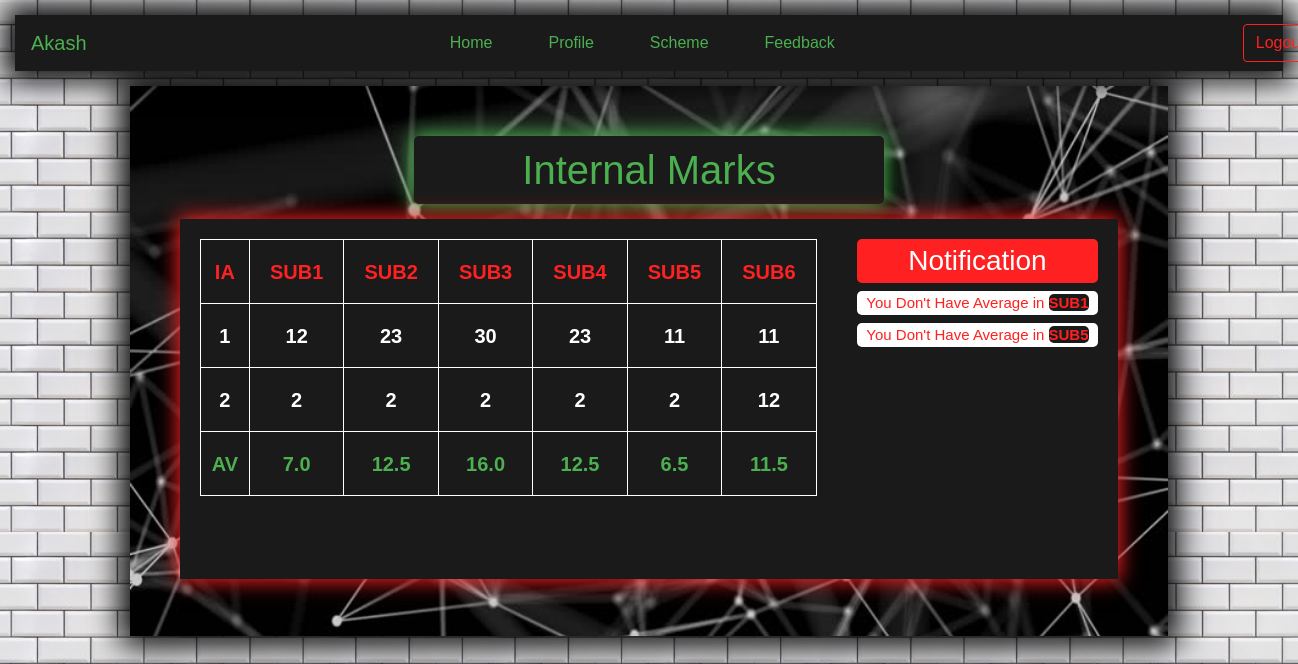
The page /welcome/student.php (signed in) on the database its author committed.
### tables this page shows
CREATE TABLE `marks` (
  `usn` varchar(11) NOT NULL,
  `ia` int(2) NOT NULL,
  `s1` int(2) NOT NULL,
  `s2` int(2) NOT NULL,
  `s3` int(2) NOT NULL,
  `s4` int(2) NOT NULL,
  `s5` int(2) NOT NULL,
  `s6` int(2) NOT NULL
);

### welcome/student.php (the view, shortened to what this page needs)
<?php
	$db = mysqli_connect('localhost', 'root', '', 'vtu');
	$usn = $_SESSION['username'];
?>
<!DOCTYPE html>
<html>
<head>
	<link href="//maxcdn.bootstrapcdn.com/bootstrap/4.1.1/css/bootstrap.min.css" rel="stylesheet" id="bootstrap-css">
	<link rel="stylesheet" href="../css/studentDash.css">
</head>
<body>
	<nav class="navbar navbar-expand-lg navbar-light bg-light ">
		<div class="head1">
			<a class="navbar-brand" href="#">
				<?php
						echo $_SESSION['n'] ;
				?>
			</a>
		</div>
		<div class="collapse navbar-collapse head2" id="navbarSupportedContent">
			<ul class="navbar-nav mr-auto">
				<li class="nav-item"><a class="nav-link link" href="student.php">Home</a></li>
				<li class="nav-item"><a class="nav-link link" href="profile/student.php">Profile</a></li>
				<li class="nav-item"><a class="nav-link link" href="scheme/sdownload.php">Scheme</a></li>
				<li class="nav-item"><a class="nav-link link" href="feedback/student.php">Feedback</a></li>
				<li class="nav-item">
					<form method="POST" action="../index.php" class="collapse navbar-collapse sform">
						<input type="submit" class="btn btn-outline-success logout my-2 my-sm-0" name="logout" value="Logout">
					</form>
				</li>
			</ul>
		</div>
	</nav>
	<?php
		$u = $_SESSION['username'];
		$q2 = "SELECT * FROM marks WHERE usn ='$u'";
		$r2 = mysqli_query($db, $q2);
		$c = mysqli_num_rows($r2);
		if($c) {
	?>
	<div class="container">
		<h1>Internal Marks</h1>
		<div class="main">
			<div class="marksTable">
				<table>
					<tr>
						<th>IA</th>
						<th>Sub1</th>
						<th>Sub2</th>
						<th>Sub3</th>
						<th>Sub4</th>
						<th>Sub5</th>
						<th>Sub6</th>
					</tr>
					<?php
						$q = "SELECT * FROM marks WHERE usn = '$usn' ";
						$r = mysqli_query($db, $q);
						$as1 = $as2 = $as3 = $as4 = $as5 = $as6 = 0;
						while ($row = mysqli_fetch_assoc($r)) {
							$ia = $row['ia'];
							$s1 = $row['s1'];
							$s2 = $row['s2'];
							$s3 = $row['s3'];
							$s4 = $row['s4'];
							$s5 = $row['s5'];
							$s6 = $row['s6'];
							global $as1,$as2,$as3,$as4,$as5,$as6;
							$as1 += $s1; $as2 += $s2; $as3 += $s3; $as4 += $s4; $as5 += $s5; $as6 += $s6;
					?>
							<tr>
								<td> <?php echo $ia; ?> </td>
								<td> <?php echo $s1; ?> </td>
								<td> <?php echo $s2; ?> </td>
								<td> <?php echo $s3; ?> </td>
								<td> <?php echo $s4; ?> </td>
								<td> <?php echo $s5; ?> </td>
								<td> <?php echo $s6; ?> </td>
							</tr>
					<?php } ?>
					<tr>
						<td class="avg">AV</td>
						<td class="avg"> <?php echo number_format((float)($as1/$c), 1, '.', ''); ?> </td>
						<td class="avg"> <?php echo number_format((float)($as2/$c), 1, '.', ''); ?> </td>
						<td class="avg"> <?php echo number_format((float)($as3/$c), 1, '.', ''); ?> </td>
						<td class="avg"> <?php echo number_format((float)($as4/$c), 1, '.', ''); ?> </td>
						<td class="avg"> <?php echo number_format((float)($as5/$c), 1, '.', ''); ?> </td>
						<td class="avg"> <?php echo number_format((float)($as6/$c), 1, '.', ''); ?> </td>
					</tr>
				</table>
					<?php } else echo "Still Marks are not entered"; ?>
			</div>
			<div class="notification">
				<h3>Notification</h3>
				<?php
					if($c) {
						$a = 0;
						if(($as1/$c) < 9){ echo "<h4> You Don't Have Average in <span>SUB1</span> </h4>"; $a++; }
						if(($as5/$c) < 9){ echo "<h4> You Don't Have Average in <span>SUB5</span> </h4>"; $a++; }
					}
				?>
			</div>
		</div>
	</div>
</body>
</html>

### css/studentDash.css (style rules this page uses)
* { font-family: sans-serif; box-sizing: border-box; outline: none; }
body { background-image: url(../image/clock.jpg); }
.navbar { background-color: #1a1a1a !important ; width: calc(100% - 30px) !important; margin: 15px auto !important; box-shadow: 0 0 30px 10px black; }
nav .navbar-brand { color: #4CAF50 !important; }
nav .head1 { width: 30% !important; }
nav .head2 { width: 70% !important; }
nav .sform { width: 0; height: 0; }
nav .nav-item { margin-left: 40px; }
nav .logout { left: 360px; top: 20px; position: relative; border: 1px solid #ff2121; color: #ff2121; }
nav .link { color: #4CAF50 !important; }
.navbar-brand { color: white !important; }
.container { width: 80%; margin: 0 auto; height: 550px; box-shadow: 0 0 30px 10px black; padding: 50px; background-image: url(../image/staff.jpg); background-size: cover; color: white; }
.container h1 { background-color: #1a1a1a; text-align: center; width: 50%; margin: 0 auto; box-shadow: 0 0 20px 3px #4CAF50; padding: 10px; color: #4CAF50; border-radius: 5px; margin-bottom: 15px; }
.marksTable { background-color: #1a1a1a; width: 70%; float: left; height: 360px; padding: 20px; }
.notification { background-color: #1a1a1a; width: 30%; float: right; height: 360px; text-align: center; padding: 20px; }
.marksTable table { border: 1px solid white; width: 100%; text-align: center; text-transform: uppercase; font-size: 20px; font-weight: bold; }
table td, th { border: 1px solid white; }
table th { color: #ff2121; }
table tr { height: calc((360px - 40px) / 5); }
table tr .avg { color: #4CAF50; }
.notification h3 { padding: 5px; background-color: #ff2121; border-radius: 5px; }
.notification h4 { background-color: white; color: #ff2121; padding: 3px; font-size: 15px; border-radius: 5px; }
.notification h4 span { background-color: #1a1a1a; color: #ff2121; font-weight: bold; border-radius: 5px; }
.main { box-shadow: 0 0 20px 2px #ff2121;height: 360px; }

### rows shown on the page
marks: ia "1", s1 "12", s2 "23", s3 "30", s4 "23", s5 "11", s6 "11"
marks: ia "2", s1 "2", s2 "2", s3 "2", s4 "2", s5 "2", s6 "12"

### other values the page prints
$_SESSION['n'] "Akash"
$as1/$c "7.0"
$as2/$c "12.5"
$as3/$c "16.0"
$as4/$c "12.5"
$as5/$c "6.5"
$as6/$c "11.5"
